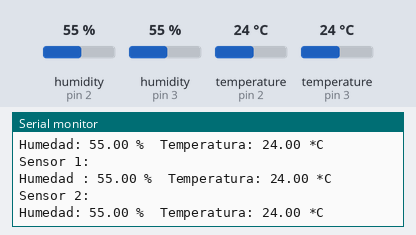
Bench run of a sketch on a simulated Arduino Uno, built with avr-gcc and run on an emulated ATmega328P. On the bench: the last lines printed to the serial monitor. The inputs (shaded band) are chosen by the test bench; at power-on: humidity (sensors on pin 2, pin 3) 55 %, temperature (sensors on pin 2, pin 3) 24 °C.

Above: at 4.9 s.
5.0 s: humidity (sensor on pin 2) set to 22 %
At 7.7 s:
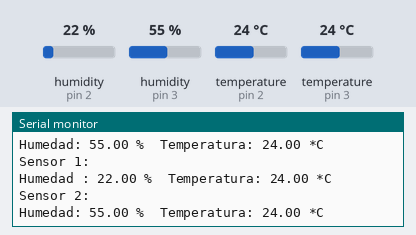
8.1 s: humidity (sensor on pin 3) set to 22 %
At 8.9 s:
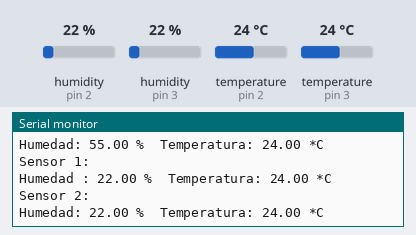
11.2 s: temperature (sensor on pin 2) set to 12 °C
At 13.6 s:
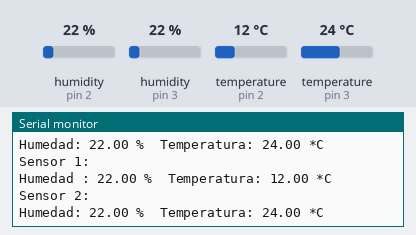
14.3 s: temperature (sensor on pin 3) set to 12 °C
At 16.0 s:
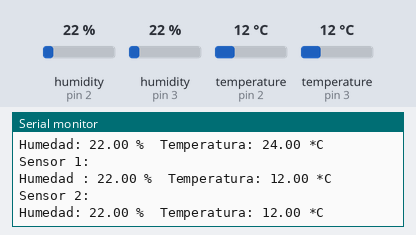
20.8 s: humidity (sensor on pin 2) set to 40 %
At 21.9 s:
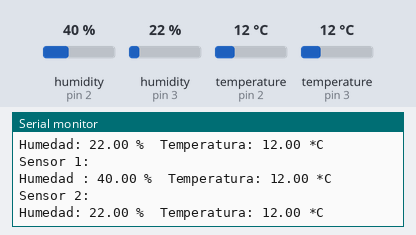
23.9 s: humidity (sensor on pin 3) set to 40 %
At 25.4 s:
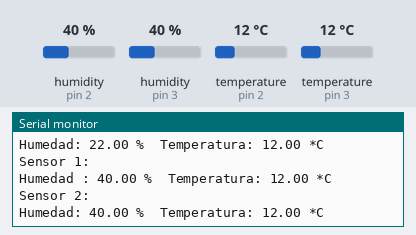
Timing chart, 0 to 26.9 s (numbered marks = the images above; inputs shaded):
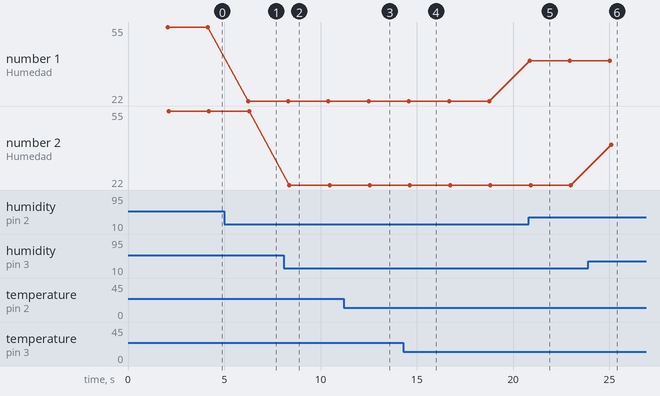

The sketch:

dht11_temp_humedad.ino
```cpp
// Libreria para Sensores DHT
#include "DHT.h"

#define DHT1PIN 2     // Pin del Arduino al cual esta conectado el pin 2 del sensor
#define DHT2PIN 3


#define DHTTYPE DHT11   // DHT 11


// Inicializa el sensor
DHT dht1(DHT1PIN, DHTTYPE);
DHT dht2(DHT2PIN, DHTTYPE);

// Configura Arduino
void setup() {
  Serial.begin(9600);
  Serial.println("Prueba de sensor DHT11!\n\n");

  dht1.begin();
  dht2.begin();
}

void loop() {
  // Espera dos segundos para realizar la primera medición.
  delay(2000);

  // Lee los datos entregados por el sensor, cada lectura tarda 250 milisegundos
  // El sensor lee la temperatura cada 2 segundos}

  // Obtiene la Humedad
  float h1 = dht1.readHumidity();
  // Obtiene la Temperatura en Celsius
  float t1 = dht1.readTemperature();

  float h2 = dht2.readHumidity();
  float t2 = dht2.readTemperature();

  // Control de errores, valida que se obtuvieron valores para los datos medidos
  if (isnan(h1) || isnan(t1)) {
    Serial.println("Fallo al leer el sensor DHT1!");
    return;
  }
  //Lo imprimimos por pantalla
  Serial.println("Sensor 1:");
  Serial.print("Humedad : ");
  Serial.print(h1);
  Serial.print(" %\t");
  Serial.print("Temperatura: ");
  Serial.print(t1);
  Serial.println(" *C ");
//Validacion de errores segundo sensor
  if (isnan(h2) || isnan(t2)){
    Serial.println("Falla al leer el sensor DHT2!");
    return;
  }
  Serial.println("Sensor 2:");
  Serial.print("Humedad: ");
  Serial.print(h2);
  Serial.print(" %\t");
  Serial.print("Temperatura: ");
  Serial.print(t2);
  Serial.println(" *C ");
}
```

Measured:
- after the input at 5.0 s, the serial monitor: prints a new line after 1.2 s (image 1)
- after the input at 8.1 s, the serial monitor: prints a new line after 0.28 s (image 2)
- after the input at 11.2 s, the serial monitor: prints a new line after 1.3 s (image 3)
- after the input at 14.3 s, the serial monitor: prints a new line after 0.34 s (image 4)
- after the input at 20.8 s, the serial monitor: prints a new line after 0.05 s (image 5)
- after the input at 23.9 s, the serial monitor: prints a new line after 1.2 s (image 6)
- plotted number 1: 55 → 22 after the input at 5.0 s, 22 → 40 after the input at 20.8 s
